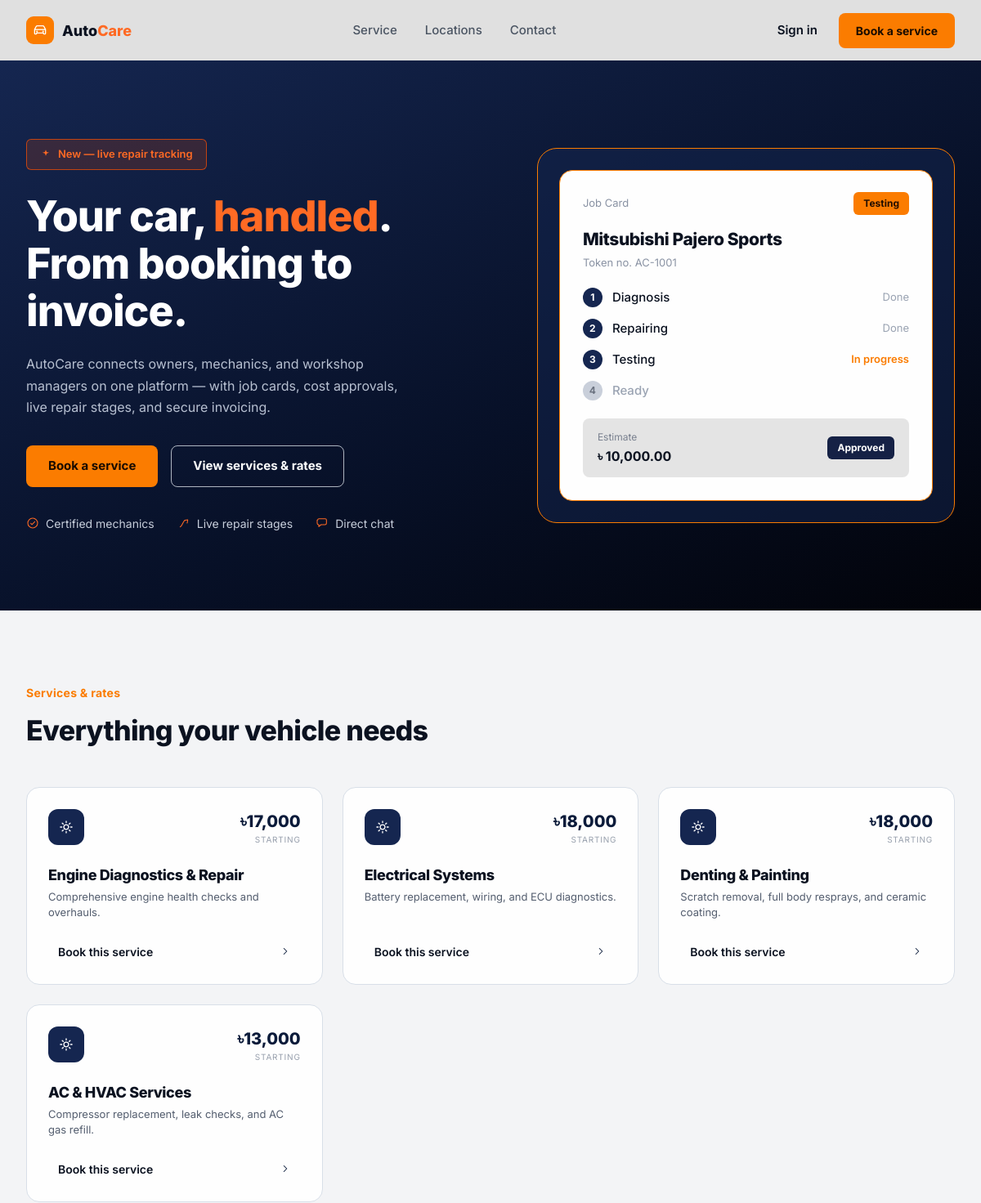
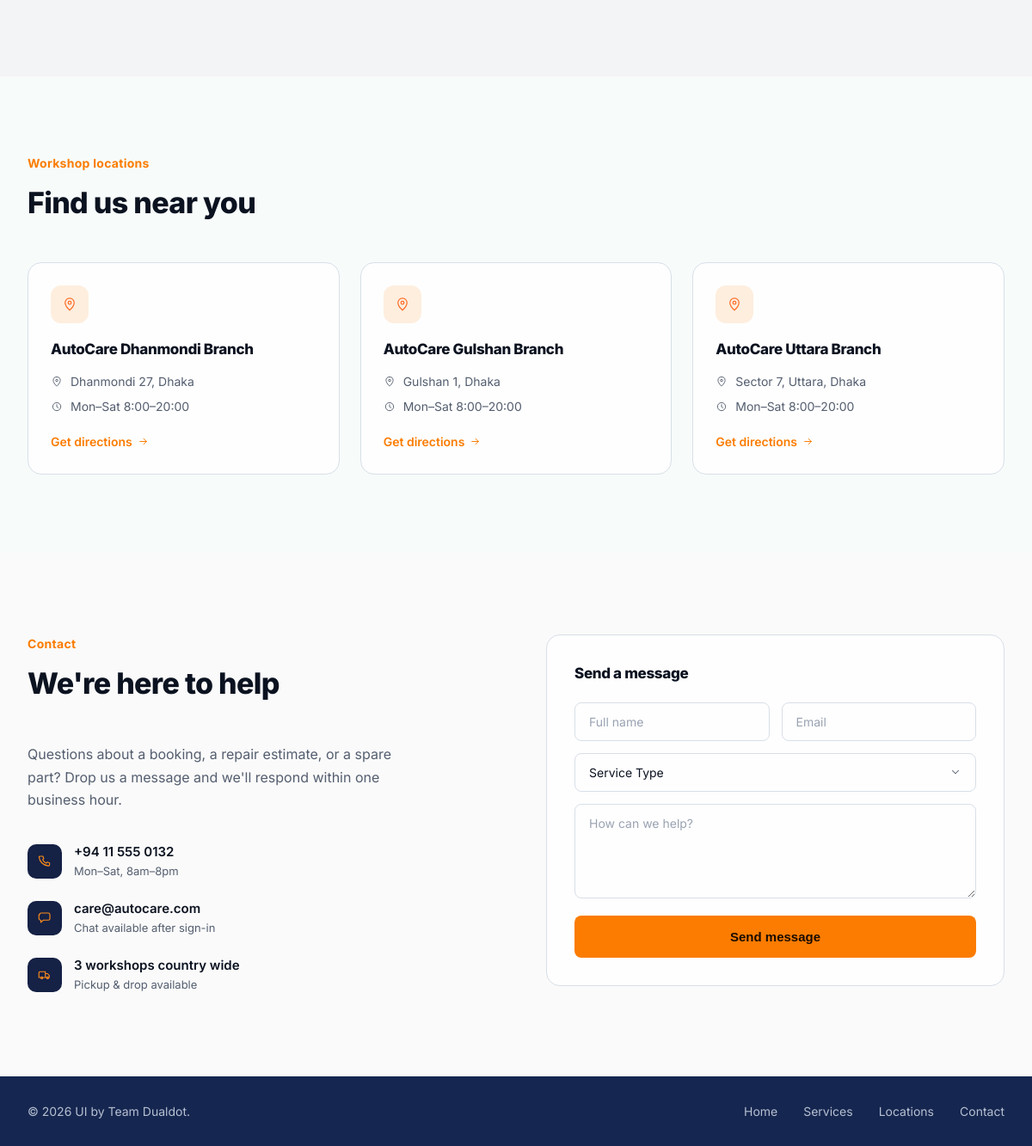
The page / on the database its author committed (2 pictures, top to bottom).
### tables this page shows
CREATE TABLE IF NOT EXISTS ServiceCategories (
    category_id INT AUTO_INCREMENT PRIMARY KEY,
    name VARCHAR(100) NOT NULL,
    description TEXT,
    base_rate DECIMAL(10, 2) DEFAULT 0.00,
    created_at TIMESTAMP DEFAULT CURRENT_TIMESTAMP
);

CREATE TABLE IF NOT EXISTS Workshops (
    workshop_id INT AUTO_INCREMENT PRIMARY KEY,
    name VARCHAR(100) NOT NULL,
    location VARCHAR(255) NOT NULL,
    manager_id INT,
    created_at TIMESTAMP DEFAULT CURRENT_TIMESTAMP,
    FOREIGN KEY (manager_id) REFERENCES Users(user_id) ON DELETE SET NULL
);

### index.php (the view, shortened to what this page needs)
<!DOCTYPE html>
<html lang="en">
<head>
<link rel="stylesheet" href="public_html/assets/css/landing.css">
</head>
<body>
<header class="site-header">
  <div class="wrap header-inner">
    <a class="logo" href="#top">
      <span class="logo-mark">
      </span>
      <span class="logo-text">Auto<span class="accent">Care</span></span>
    </a>
    <nav class="main-nav">
      <a href="#services">Service</a>
      <a href="#locations">Locations</a>
      <a href="#contact">Contact</a>
    </nav>
    <div class="header-actions">
      <a class="sign-in" href="public_html/pages/login.html">Sign in</a>
      <a class="btn btn-primary btn-sm" href="#contact">Book a service</a>
    </div>
  </div>
</header>
<section class="hero" id="top">
  <div class="wrap hero-inner">
    <div class="hero-copy">
      <span class="badge">
        <svg width="14" height="14" viewBox="0 0 24 24" fill="none" xmlns="http://www.w3.org/2000/svg"><path d="M12 2l1.8 4.9L19 8l-4.9 1.8L12 15l-1.8-5.2L5 8l5.2-1.1L12 2z" fill="#FF6A24"/></svg>
        New — live repair tracking
      </span>
      <h1>Your car, <span class="accent">handled</span>.<br>From booking to invoice.</h1>
      <p class="lead">AutoCare connects owners, mechanics, and workshop managers on one platform — with job cards, cost approvals, live repair stages, and secure invoicing.</p>
      <div class="hero-ctas">
        <a class="btn btn-primary" href="#contact">Book a service</a>
        <a class="btn btn-outline" href="#services">View services &amp; rates</a>
      </div>
      <ul class="hero-features">
        <li>
          <svg width="16" height="16" viewBox="0 0 24 24" fill="none" xmlns="http://www.w3.org/2000/svg"><circle cx="12" cy="12" r="9" stroke="#FF6A24" stroke-width="1.6"/><path d="M8.5 12.5l2.2 2.2L15.8 9.5" stroke="#FF6A24" stroke-width="1.6" stroke-linecap="round" stroke-linejoin="round"/></svg>
          Certified mechanics
        </li>
        <li>
          <svg width="16" height="16" viewBox="0 0 24 24" fill="none" xmlns="http://www.w3.org/2000/svg"><path d="M5 19c4-1 5-11 9-12M13 7l6-1-1 6" stroke="#FF6A24" stroke-width="1.6" stroke-linecap="round" stroke-linejoin="round"/></svg>
          Live repair stages
        </li>
        <li>
          <svg width="16" height="16" viewBox="0 0 24 24" fill="none" xmlns="http://www.w3.org/2000/svg"><path d="M4 6.5A2.5 2.5 0 0 1 6.5 4h11A2.5 2.5 0 0 1 20 6.5v6A2.5 2.5 0 0 1 17.5 15H10l-4 3.5V15h-.5A2.5 2.5 0 0 1 3 12.5v-6z" stroke="#FF6A24" stroke-width="1.6" stroke-linejoin="round"/></svg>
          Direct chat
        </li>
      </ul>
    </div>
    <div class="hero-visual">
      <div class="visual-frame">
        <div class="job-card">
          <div class="job-card-top">
            <span class="job-card-label">Job Card</span>
            <span class="pill pill-orange">Testing</span>
          </div>
          <h3>Mitsubishi Pajero Sports</h3>
          <p class="token">Token no. AC-1001</p>
          <ol class="steps">
            <li class="done"><span class="step-index">1</span><span class="step-name">Diagnosis</span><span class="step-status">Done</span></li>
            <li class="done"><span class="step-index">2</span><span class="step-name">Repairing</span><span class="step-status">Done</span></li>
            <li class="active"><span class="step-index">3</span><span class="step-name">Testing</span><span class="step-status status-progress">In progress</span></li>
            <li class="pending"><span class="step-index">4</span><span class="step-name">Ready</span><span class="step-status"></span></li>
          </ol>
          <div class="estimate">
            <div>
              <span class="estimate-label">Estimate</span>
              <span class="estimate-amount">৳ 10,000.00</span>
            </div>
            <span class="pill pill-dark">Approved</span>
          </div>
        </div>
      </div>
    </div>
  </div>
</section>
<section class="services" id="services">
  <div class="wrap">
    <p class="eyebrow">Services &amp; rates</p>
    <h2>Everything your vehicle needs</h2>
    <div class="card-grid">
      <?php
      require_once 'public_html/api/db.php';
      try {
          $stmt = $pdo->query("SELECT * FROM ServiceCategories LIMIT 4");
          $categories = $stmt->fetchAll();
          if (count($categories) > 0) {
              foreach ($categories as $cat) {
                  $basePrice = rand(5, 25) * 1000;
                  echo '<article class="service-card">
        <div class="service-top">
          <span class="icon-box"><svg width="20" height="20" viewBox="0 0 24 24" fill="none" xmlns="http://www.w3.org/2000/svg"><path d="M12 8.5a3.5 3.5 0 1 0 0 7 3.5 3.5 0 0 0 0-7z" stroke="white" stroke-width="1.6"/><path d="M12 3.5v2M12 18.5v2M20.5 12h-2M5.5 12h-2M17.8 6.2l-1.4 1.4M7.6 16.4l-1.4 1.4M17.8 17.8l-1.4-1.4M7.6 7.6L6.2 6.2" stroke="white" stroke-width="1.6" stroke-linecap="round"/></svg></span>
          <div class="service-price"><span class="amount">৳' . number_format($basePrice) . '</span><span class="starting">Starting</span></div>
        </div>
        <h3>' . htmlspecialchars($cat['name']) . '</h3>
        <p class="service-meta">' . htmlspecialchars($cat['description']) . '</p>
        <a class="service-link" href="#contact">Book this service <svg width="14" height="14" viewBox="0 0 24 24" fill="none"><path d="M9 6l6 6-6 6" stroke="#0B1B3A" stroke-width="1.8" stroke-linecap="round" stroke-linejoin="round"/></svg></a>
      </article>';
              }
          } else {
              echo '<p>No services currently available.</p>';
          }
      } catch (Exception $e) {
          echo '<p>Error loading services.</p>';
      }
      ?>
    </div>
  </div>
</section>
<section class="locations" id="locations">
  <div class="wrap">
    <p class="eyebrow">Workshop locations</p>
    <h2>Find us near you</h2>
    <div class="card-grid locations-grid">
      <?php
      try {
          $stmt = $pdo->query("SELECT * FROM Workshops LIMIT 3");
          $workshops = $stmt->fetchAll();
          if (count($workshops) > 0) {
              foreach ($workshops as $ws) {
                  echo '<article class="location-card">
        <span class="pin-box">
          <svg width="18" height="18" viewBox="0 0 24 24" fill="none" xmlns="http://www.w3.org/2000/svg"><path d="M12 21s7-6.5 7-11.5A7 7 0 0 0 5 9.5C5 14.5 12 21 12 21z" stroke="#FF6A24" stroke-width="1.6" stroke-linejoin="round"/><circle cx="12" cy="9.5" r="2.4" stroke="#FF6A24" stroke-width="1.6"/></svg>
        </span>
        <h3>' . htmlspecialchars($ws['name']) . '</h3>
        <p class="loc-row">
          <svg width="14" height="14" viewBox="0 0 24 24" fill="none"><path d="M12 21s7-6.5 7-11.5A7 7 0 0 0 5 9.5C5 14.5 12 21 12 21z" stroke="#545E6F" stroke-width="1.6" stroke-linejoin="round"/><circle cx="12" cy="9.5" r="2.2" stroke="#545E6F" stroke-width="1.6"/></svg>
          ' . htmlspecialchars($ws['location']) . '
        </p>
        <p class="loc-row">
          <svg width="14" height="14" viewBox="0 0 24 24" fill="none"><circle cx="12" cy="12" r="8" stroke="#545E6F" stroke-width="1.6"/><path d="M12 8v4l2.6 2.6" stroke="#545E6F" stroke-width="1.6" stroke-linecap="round"/></svg>
          Mon–Sat 8:00–20:00
        </p>
        <a class="text-link" href="#">Get directions <svg width="13" height="13" viewBox="0 0 24 24" fill="none"><path d="M5 12h14M13 6l6 6-6 6" stroke="#FB7C00" stroke-width="1.8" stroke-linecap="round" stroke-linejoin="round"/></svg></a>
      </article>';
              }
          } else {
              echo '<p>No locations currently available.</p>';
          }
      } catch (Exception $e) {
          echo '<p>Error loading locations.</p>';
      }
      ?>
    </div>
  </div>
</section>
<section class="contact" id="contact">
  <div class="wrap contact-inner">
    <div class="contact-copy">
      <p class="eyebrow">Contact</p>
      <h2>We're here to help</h2>
      <p class="lead lead-dark">Questions about a booking, a repair estimate, or a spare part? Drop us a message and we'll respond within one business hour.</p>
      <div class="contact-methods">
        <div class="contact-row">
          <span class="icon-box dark"><svg width="18" height="18" viewBox="0 0 24 24" fill="none"><path d="M6.5 4h2.7l1.3 3.6-1.7 1.6a12 12 0 0 0 5.5 5.5l1.6-1.7 3.6 1.3v2.7c0 1-.8 1.9-1.9 1.8-8-.6-13.9-6.5-14.5-14.5C3 4.8 3.9 4 4.9 4h1.6z" stroke="#FF8D1D" stroke-width="1.5" stroke-linejoin="round"/></svg></span>
          <div>
            <p class="contact-main">+94 11 555 0132</p>
            <p class="contact-sub">Mon–Sat, 8am–8pm</p>
          </div>
        </div>
        <div class="contact-row">
          <span class="icon-box dark"><svg width="18" height="18" viewBox="0 0 24 24" fill="none"><path d="M4 6.5A2.5 2.5 0 0 1 6.5 4h11A2.5 2.5 0 0 1 20 6.5v6A2.5 2.5 0 0 1 17.5 15H10l-4 3.5V15h-.5A2.5 2.5 0 0 1 3 12.5v-6z" stroke="#FF8D1D" stroke-width="1.5" stroke-linejoin="round"/></svg></span>
          <div>
            <p class="contact-main">care@autocare.com</p>
            <p class="contact-sub">Chat available after sign-in</p>
          </div>
        </div>
        <div class="contact-row">
          <span class="icon-box dark"></span>
          <div>
            <p class="contact-main">3 workshops country wide</p>
            <p class="contact-sub">Pickup &amp; drop available</p>
          </div>
        </div>
      </div>
    </div>
    <form class="contact-form">
      <h3>Send a message</h3>
      <div class="form-row">
        <input type="text" placeholder="Full name" required>
        <input type="email" placeholder="Email" required>
      </div>
      <div class="form-row single">
        <select required>
          <option value="" selected disabled>Service Type</option>
        </select>
      </div>
      <div class="form-row single">
        <textarea rows="4" placeholder="How can we help?" required></textarea>
      </div>
      <button type="submit" class="btn btn-primary btn-full">Send message</button>
    </form>
  </div>
</section>
<footer class="site-footer">
  <div class="wrap footer-inner">
    <p class="footer-copy">
      © 2026 UI by Team Dualdot.
    </p>
    <nav class="footer-nav">
      <a href="#top">Home</a>
      <a href="#services">Services</a>
      <a href="#locations">Locations</a>
      <a href="#contact">Contact</a>
    </nav>
  </div>
</footer>
</body>
</html>

### rows shown on the page
servicecategories: name "Engine Diagnostics & Repair", description "Comprehensive engine health checks and overhauls."
servicecategories: name "Electrical Systems", description "Battery replacement, wiring, and ECU diagnostics."
servicecategories: name "Denting & Painting", description "Scratch removal, full body resprays, and ceramic coating."
servicecategories: name "AC & HVAC Services", description "Compressor replacement, leak checks, and AC gas refill."
workshops: name "AutoCare Dhanmondi Branch", location "Dhanmondi 27, Dhaka"
workshops: name "AutoCare Gulshan Branch", location "Gulshan 1, Dhaka"
workshops: name "AutoCare Uttara Branch", location "Sector 7, Uttara, Dhaka"
